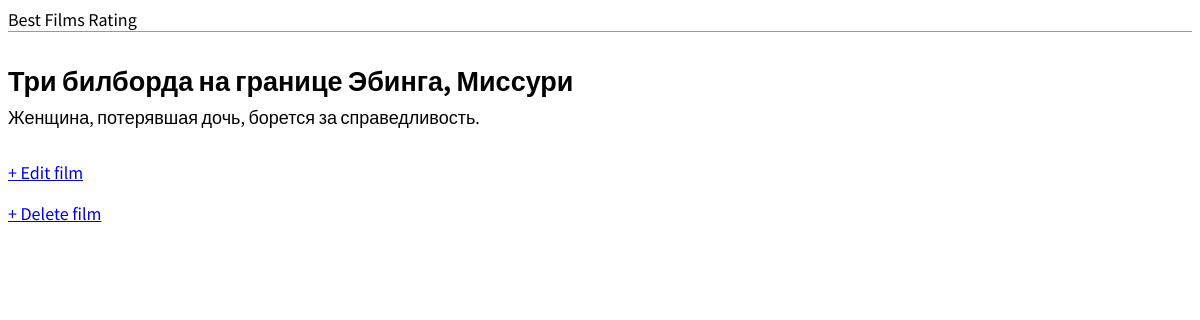
/film/3/, run on an earlier commit of the app's database.
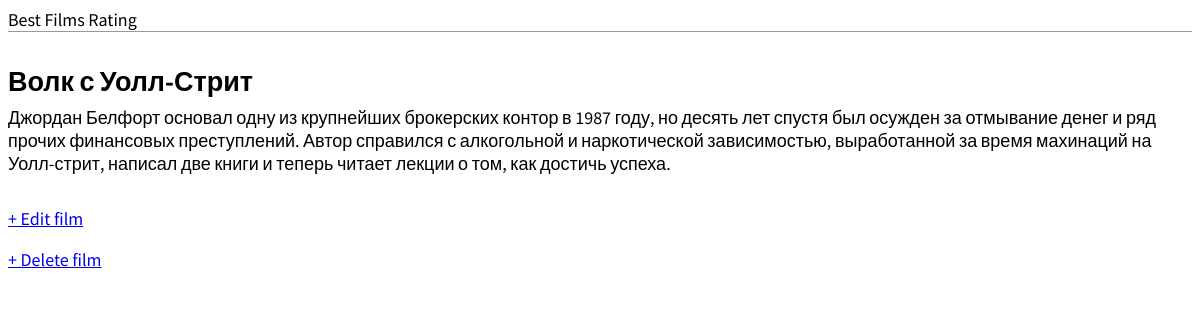
And on a later commit of the database.
### movies/models.py (models this page shows, shortened)
class Movie(models.Model):
    title = models.CharField(max_length=100)
    description = models.TextField()
    class Meta:
        ordering = ['title']

### movies/views.py (the view)
# urls.py: path('film/<int:pk>/', MovieDetailView.as_view(), name='movie_detail')
class MovieDetailView(DetailView):
    model = Movie
    template_name = 'movie_detail.html'

### movies/templates/movie_detail.html
{% extends 'base.html' %}
{% block content %}
<div class='film-entry'>
    <h2>{{ object.title }}</h2>
    <p>{{ object.description }}</p>
</div>
<p><a href="{% url 'movie_edit' object.pk %}">+ Edit film</a></p>
<p><a href="{% url 'movie_delete' object.pk %}">+ Delete film</a></p>
{% endblock content %}

What changed in the data, as far as the page shows it:
changed Movie: title "Три билборда на границе Эбинга, Миссури" → "Волк с Уолл-Стрит"; description "Женщина, потерявшая дочь, борется за справедливость." → "Джордан Белфорт основал одну из крупнейших брокерских контор в 1987 году, но десять лет спустя был осужден за отмывание денег и ряд прочих финансовых преступлений. Автор справился с алкогольной и наркотической зависимостью, выработанной за время махинаций на Уолл-стрит, написал две книги и теперь читает лекции о том, как достичь успеха."
